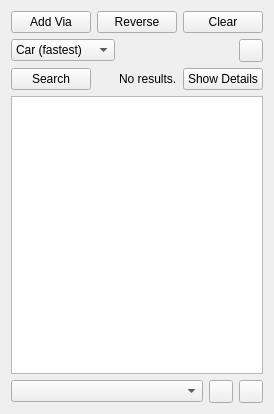
<?xml version="1.0" encoding="UTF-8"?>
<ui version="4.0">
 <class>RoutingWidget</class>
 <widget class="QWidget" name="RoutingWidget">
  <property name="geometry">
   <rect>
    <x>0</x>
    <y>0</y>
    <width>245</width>
    <height>414</height>
   </rect>
  </property>
  <layout class="QVBoxLayout" name="routingLayout">
   <item>
    <layout class="QHBoxLayout" name="horizontalLayout_4">
     <item>
      <widget class="QPushButton" name="addViaButton">
       <property name="text">
        <string>Add Via</string>
       </property>
       <property name="checkable">
        <bool>false</bool>
       </property>
      </widget>
     </item>
     <item>
      <widget class="QPushButton" name="reverseRouteButton">
       <property name="text">
        <string>Reverse</string>
       </property>
       <property name="checkable">
        <bool>false</bool>
       </property>
      </widget>
     </item>
     <item>
      <widget class="QPushButton" name="clearRouteButton">
       <property name="text">
        <string>Clear</string>
       </property>
       <property name="checkable">
        <bool>false</bool>
       </property>
      </widget>
     </item>
    </layout>
   </item>
   <item>
    <layout class="QHBoxLayout" name="horizontalLayout">
     <item>
      <widget class="QComboBox" name="routingProfileComboBox">
       <item>
        <property name="text">
         <string>Car (fastest)</string>
        </property>
       </item>
       <item>
        <property name="text">
         <string>Car (shortest)</string>
        </property>
       </item>
       <item>
        <property name="text">
         <string>Bicycle</string>
        </property>
       </item>
       <item>
        <property name="text">
         <string>Pedestrian</string>
        </property>
       </item>
      </widget>
     </item>
     <item>
      <spacer name="horizontalSpacer">
       <property name="orientation">
        <enum>Qt::Horizontal</enum>
       </property>
       <property name="sizeHint" stdset="0">
        <size>
         <width>40</width>
         <height>20</height>
        </size>
       </property>
      </spacer>
     </item>
     <item>
      <widget class="QToolButton" name="configureButton">
       <property name="text">
        <string/>
       </property>
       <property name="icon">
        <iconset resource="../../marble.qrc">
         <normaloff>:/icons/16x16/configure.png</normaloff>:/icons/16x16/configure.png</iconset>
       </property>
      </widget>
     </item>
    </layout>
   </item>
   <item>
    <layout class="QHBoxLayout" name="horizontalLayout_2">
     <item>
      <widget class="QPushButton" name="searchButton">
       <property name="text">
        <string>Search</string>
       </property>
      </widget>
     </item>
     <item>
      <spacer name="horizontalSpacer_2">
       <property name="orientation">
        <enum>Qt::Horizontal</enum>
       </property>
       <property name="sizeHint" stdset="0">
        <size>
         <width>40</width>
         <height>20</height>
        </size>
       </property>
      </spacer>
     </item>
     <item>
      <widget class="QLabel" name="resultLabel">
       <property name="text">
        <string>No results.</string>
       </property>
      </widget>
     </item>
     <item>
      <widget class="QPushButton" name="showInstructionsButton">
       <property name="text">
        <string>Show Details</string>
       </property>
       <property name="checkable">
        <bool>false</bool>
       </property>
      </widget>
     </item>
    </layout>
   </item>
   <item>
    <widget class="QListView" name="directionsListView">
     <property name="minimumSize">
      <size>
       <width>0</width>
       <height>200</height>
      </size>
     </property>
     <property name="alternatingRowColors">
      <bool>true</bool>
     </property>
     <property name="resizeMode">
      <enum>QListView::Adjust</enum>
     </property>
     <property name="wordWrap">
      <bool>true</bool>
     </property>
    </widget>
   </item>
   <item>
    <layout class="QHBoxLayout" name="horizontalLayout_3">
     <item>
      <widget class="QComboBox" name="routeComboBox">
       <property name="toolTip">
        <string>Choose alternative routes</string>
       </property>
      </widget>
     </item>
     <item>
      <widget class="QToolButton" name="openRouteButton">
       <property name="text">
        <string/>
       </property>
       <property name="icon">
        <iconset resource="../../marble.qrc">
         <normaloff>:/icons/16x16/document-open.png</normaloff>:/icons/16x16/document-open.png</iconset>
       </property>
      </widget>
     </item>
     <item>
      <widget class="QToolButton" name="saveRouteButton">
       <property name="text">
        <string/>
       </property>
       <property name="icon">
        <iconset resource="../../marble.qrc">
         <normaloff>:/icons/16x16/document-save.png</normaloff>:/icons/16x16/document-save.png</iconset>
       </property>
      </widget>
     </item>
    </layout>
   </item>
  </layout>
 </widget>
 <resources>
  <include location="../../marble.qrc"/>
 </resources>
 <connections/>
</ui>
